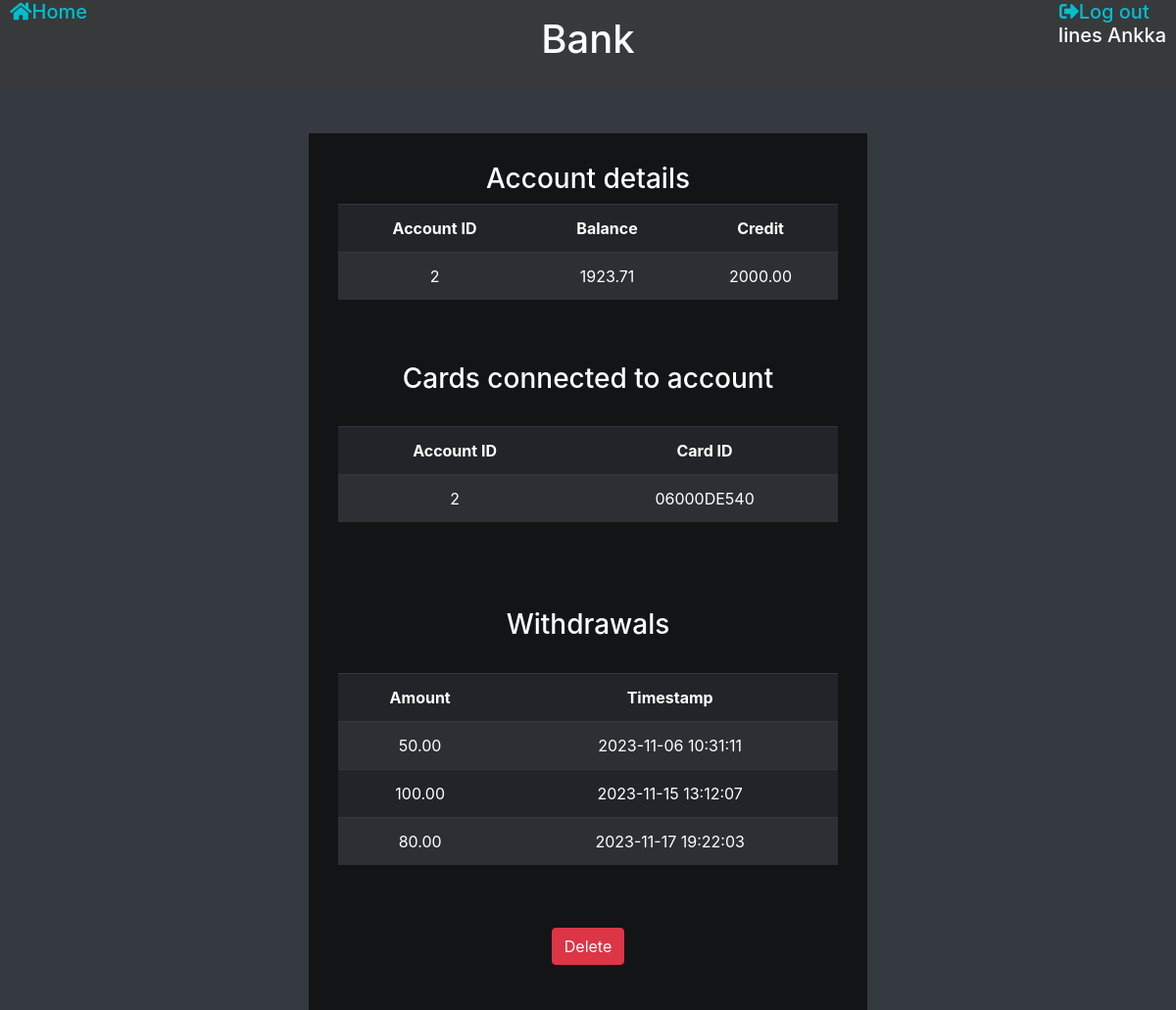
Screenshot of /accountDetails.php?id=2 (signed in) with the database file from the repository.
### tables this page shows
CREATE TABLE IF NOT EXISTS `customer_has_account` (
  `idcustomer` INT NOT NULL,
  `idaccount` INT NOT NULL,
  PRIMARY KEY (`idcustomer`, `idaccount`),
  INDEX `fk_customer_has_account_account1_idx` (`idaccount` ASC) VISIBLE,
  INDEX `fk_customer_has_account_customer1_idx` (`idcustomer` ASC) VISIBLE,
  CONSTRAINT `fk_customer_has_account_customer1`
    FOREIGN KEY (`idcustomer`)
    REFERENCES `customer` (`idcustomer`)
    ON DELETE NO ACTION
    ON UPDATE NO ACTION,
  CONSTRAINT `fk_customer_has_account_account1`
    FOREIGN KEY (`idaccount`)
    REFERENCES `account` (`idaccount`)
    ON DELETE NO ACTION
    ON UPDATE NO ACTION);

CREATE TABLE IF NOT EXISTS `account` (
  `idaccount` INT NOT NULL AUTO_INCREMENT,
  `balance` DECIMAL(10,2) NOT NULL,
  `credit` DECIMAL(10,2) NULL,
  PRIMARY KEY (`idaccount`));

CREATE TABLE IF NOT EXISTS `card` (
  `idcard` VARCHAR(16) NOT NULL,
  `pin` VARCHAR(255) NOT NULL,
  `idcustomer` INT NOT NULL,
  PRIMARY KEY (`idcard`),
  INDEX `fk_card_customer1_idx` (`idcustomer` ASC) VISIBLE,
  CONSTRAINT `fk_card_customer1`
    FOREIGN KEY (`idcustomer`)
    REFERENCES `customer` (`idcustomer`)
    ON DELETE NO ACTION
    ON UPDATE NO ACTION);

CREATE TABLE IF NOT EXISTS `withdrawal` (
  `idwithdrawal` INT NOT NULL AUTO_INCREMENT,
  `idaccount` INT NOT NULL,
  `amount` DECIMAL(10,2) NOT NULL,
  `timestamp` DATETIME NOT NULL DEFAULT current_timestamp(),
  PRIMARY KEY (`idwithdrawal`),
  INDEX `fk_transactions_account1_idx` (`idaccount` ASC) VISIBLE,
  CONSTRAINT `fk_transactions_account1`
    FOREIGN KEY (`idaccount`)
    REFERENCES `account` (`idaccount`)
    ON DELETE NO ACTION
    ON UPDATE NO ACTION);

### www/accountDetails.php (the view, shortened to what this page needs)
<?php
require_once "connection.php";
$result=[];
try {
	if (isset($_GET["id"])) {
		$sql = 'SELECT * FROM account
        JOIN customer_has_account ON account.idaccount = customer_has_account.idaccount
        JOIN customer ON customer_has_account.idcustomer = customer.idcustomer
        WHERE customer.idcustomer = :idCustomer
        AND account.idaccount = :idAccount
        LIMIT 1';
        $statement = $connect->prepare($sql);
        $paramCustomerId = $_SESSION["userID"];
        $paramAccountId = $_GET["id"];
        $statement->bindparam(":idCustomer", $paramCustomerId);
        $statement->bindparam(":idAccount", $paramAccountId);
        $statement->execute();
        $result = $statement->fetchAll();
	}
} catch (Exception $error) {
	echo "Error" . $error->getMessage();
}
try {
	if (isset($_GET["id"])) {
		$sql = 'SELECT * FROM withdrawal
        JOIN account ON withdrawal.idaccount = account.idaccount
        JOIN customer_has_account ON account.idaccount = customer_has_account.idaccount
        JOIN customer ON customer_has_account.idcustomer = customer.idcustomer
        WHERE customer.idcustomer = :idCustomer
        AND withdrawal.idaccount = :idAccount';
        $statement = $connect->prepare($sql);
        $paramCustomerId = $_SESSION["userID"];
        $paramAccountId = $_GET["id"];
        $statement->bindparam(":idCustomer", $paramCustomerId);
        $statement->bindparam(":idAccount", $paramAccountId);
        $statement->execute();
        $result2 = $statement->fetchAll();
	}
} catch (Exception $error) {
	echo "Error" . $error->getMessage();
}
try {
	$sql = 'SELECT card.idcard, account.idaccount FROM customer
	JOIN card ON customer.idcustomer = card.idcustomer
	JOIN card_has_account ON card.idcard = card_has_account.idcard
	JOIN account ON card_has_account.idaccount = account.idaccount
	WHERE customer.idcustomer = :idCustomer
    AND account.idaccount = :idAccount';
	$statement = $connect->prepare($sql);
	$paramCustomerId = $_SESSION["userID"];
    $paramAccountId = $_GET["id"];
	$statement->bindparam(":idCustomer", $paramCustomerId);
    $statement->bindparam(":idAccount", $paramAccountId);
	$statement->execute();
	$result3 = $statement->fetchAll();
} catch (Exception $error) {
	echo "Error" . $error->getMessage();
}
?>
<!DOCTYPE html>
<html lang="fi">
<head>
	<link rel="stylesheet" href="https://maxcdn.bootstrapcdn.com/bootstrap/4.1.3/css/bootstrap.min.css">
	<link rel="stylesheet" href="https://use.fontawesome.com/releases/v5.3.1/css/all.css">
	<link rel="stylesheet" href="stylesheet.css">
	<link rel="stylesheet" type="text/css" href="https://cdn.datatables.net/v/bs4/dt-1.12.1/r-2.3.0/datatables.min.css"/>
    <link rel="stylesheet" href="stylesheet.css">
</head>
<body class="bg-dark text-white ">
	<?php include 'header.php';?>
	<main class="container text-center">
	<div class="row">
		<div class="col-md-3 mx-auto"></div>
		<div style="background-color:rgba(0, 0, 0, 0.65); padding: 30px;" class="col-md-6 mx-auto">
            <h3>Account details</h3>
		    <div class="form-group">
                <table id="table" class="table table-dark table-striped">
                    <thead>
                        <tr class="font-weight-bold">
                            <td>Account ID</td>
                            <td>Balance</td>
                            <td>Credit</td>
                        </tr>
                    </thead>
                    <tbody>
                    <?php
                        if ($result === NULL) {
                            echo "You have no accounts.";
                        } else {
                            foreach ($result as $value) {
                                echo '<tr><td>' . htmlspecialchars($value['idaccount']) . '</td>
                                <td>' . htmlspecialchars($value['balance']) . "</td>
                                <td>";
                                if($value['credit'] === NULL) {
                                    echo "No credit";
                                } else {
                                    echo htmlspecialchars($value['credit']);
                                }
                                echo "</td>
                                </tr>";
                            }
                        }
                    ?>
                    </tbody>
                </table><br><br>
                <h3>Cards connected to account</h3>
                <br>
                <table id="cardTable" class="table table-dark table-striped">
                    <thead>
                        <tr class="font-weight-bold">
                            <td>Account ID</td>
                            <td>Card ID</td>
                        </tr>
                    </thead>
                    <tbody>
                    <?php
                        if (count($result3) === 0) {
                            echo "<tr><td colspan='2'>You have no cards on this account.</td></tr>";
                        } else {
                            foreach ($result3 as $value) {
                                echo '<tr><td>' . htmlspecialchars($value['idaccount']) . '</td>
                                <td>' . htmlspecialchars($value['idcard']) . "</td>
                                </tr>";
                            }
                        }
                    ?>
                    </tbody>
			    </table><br><br><br>
                <h3>Withdrawals</h3>
                <br>
                <table id="withdrawalTable" class="table table-dark table-striped">
                    <thead>
                        <tr class="font-weight-bold">
                            <td>Amount</td>
                            <td>Timestamp</td>
                        </tr>
                    </thead>
                    <tbody>
                    <?php
                        if (count($result2) === 0) {
                            echo "<tr><td colspan='2'>You have no withdrawals on this account.</td></tr>";
                        } else {
                            foreach ($result2 as $value) {
                                echo '<tr>
                                <td>' . htmlspecialchars($value['amount']) . '</td>
                                <td>' . htmlspecialchars($value['timestamp']) . "</td>
                                </tr>";
                            }
                        }
                    ?>
                    </tbody>
                </table><br><br>
                <a href="<?php echo "deleteAccount.php?delID=" . $result[0]["idaccount"]; ?>" role="button" class="btn btn-danger"  onClick="return confirm('Are you sure you want to delete this account and the cards associated with it?')">Delete</a>
		    </div>
		  </div>
		  <div class="col-md-3 mx-auto"></div>
		</div>
	</main>
</body>
</html>

### www/stylesheet.css (style rules this page uses)
body { background-image: url("https://images.nationalgeographic.org/image/upload/v1638892272/EducationHub/photos/hoh-river-valley.jpg"); background-attachment: fixed; }

### rows the page displays
customer_has_account: idaccount "2", idaccount.balance "1923.71", idaccount.credit "2000.00"
card: account.idaccount "2", idcard "06000DE540"
withdrawal: amount "50.00", timestamp "2023-11-06 10:31:11"
withdrawal: amount "100.00", timestamp "2023-11-15 13:12:07"
withdrawal: amount "80.00", timestamp "2023-11-17 19:22:03"

### other values shown
$_SESSION["name"] "Iines Ankka"
